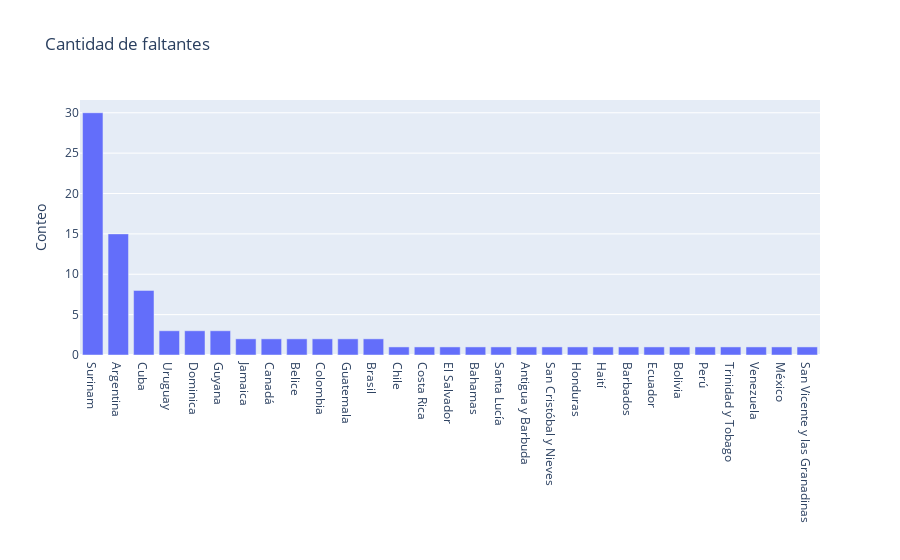

The cell this chart's notebook holds for it:
### Code cell
paises = tabla[tabla.Emisiones_de_CO2.isna()].Pais.value_counts().index
faltantes = tabla[tabla.Emisiones_de_CO2.isna()].Pais.value_counts().values
fig = px.bar(x = paises, y = faltantes, labels={'x':'', 'y':'Conteo'}, title='Cantidad de faltantes')
fig.show()

### Figure 1 — Plotly figure (JSON) as saved in the notebook; plotly's stock layout.template omitted (floating-point values rounded to 4 significant figures)
{"data": [{"alignmentgroup": "True", "hovertemplate": "=%{x}<br>Conteo=%{y}<extra></extra>", "legendgroup": "", "marker": {"color": "#636efa", "pattern": {"shape": ""}}, "name": "", "offsetgroup": "", "orientation": "v", "showlegend": false, "textposition": "auto", "type": "bar", "x": ["Surinam", "Argentina", "Cuba", "Uruguay", "Dominica", "Guyana", "Jamaica", "Canadá", "Belice", "Colombia", "Guatemala", "Brasil", "Chile", "Costa Rica", "El Salvador", "Bahamas", "Santa Lucía", "Antigua y Barbuda", "San Cristóbal y Nieves", "Honduras", "Haití", "Barbados", "Ecuador", "Bolivia", "Perú", "Trinidad y Tobago", "Venezuela", "México", "San Vicente y las Granadinas"], "xaxis": "x", "y": [30, 15, 8, 3, 3, 3, 2, 2, 2, 2, 2, 2, 1, 1, 1, 1, 1, 1, 1, 1, 1, 1, 1, 1, 1, 1, 1, 1, 1], "yaxis": "y"}], "layout": {"barmode": "relative", "legend": {"tracegroupgap": 0}, "title": {"text": "Cantidad de faltantes"}, "xaxis": {"anchor": "y", "domain": [0, 1], "title": {"text": ""}}, "yaxis": {"anchor": "x", "domain": [0, 1], "title": {"text": "Conteo"}}}}
